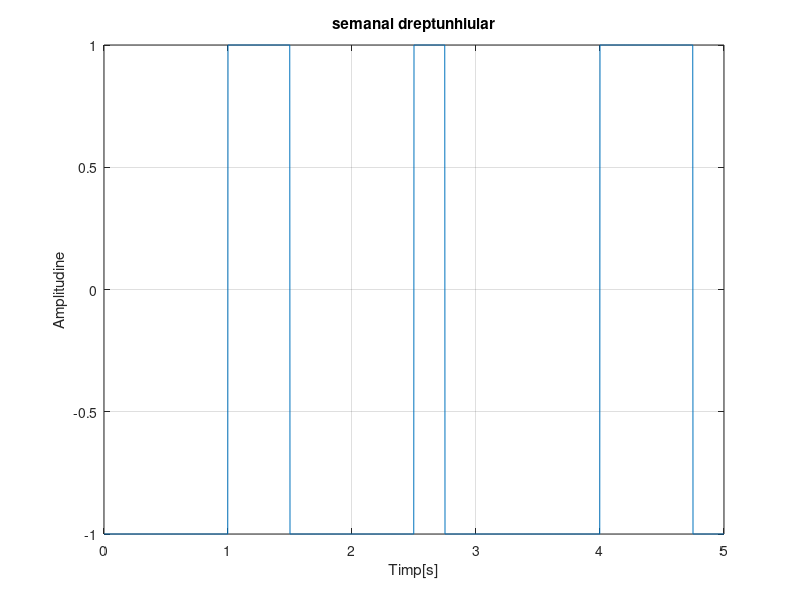
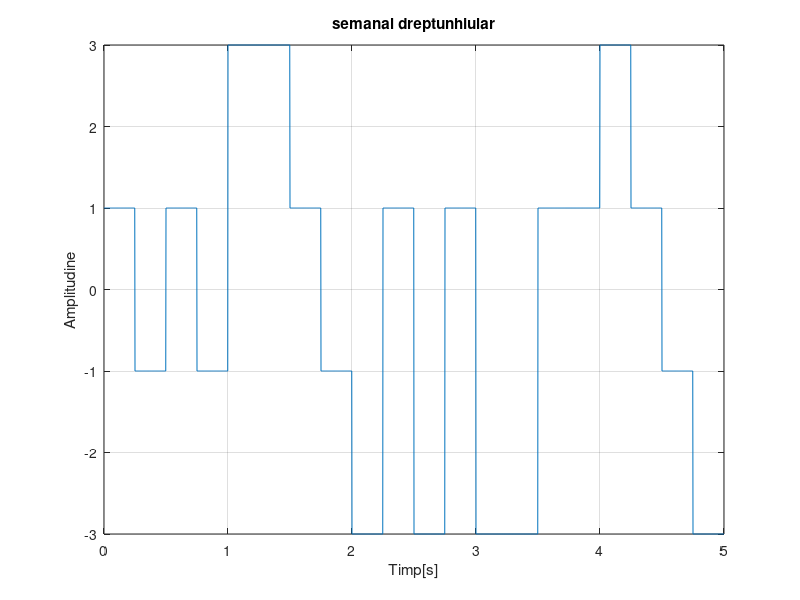
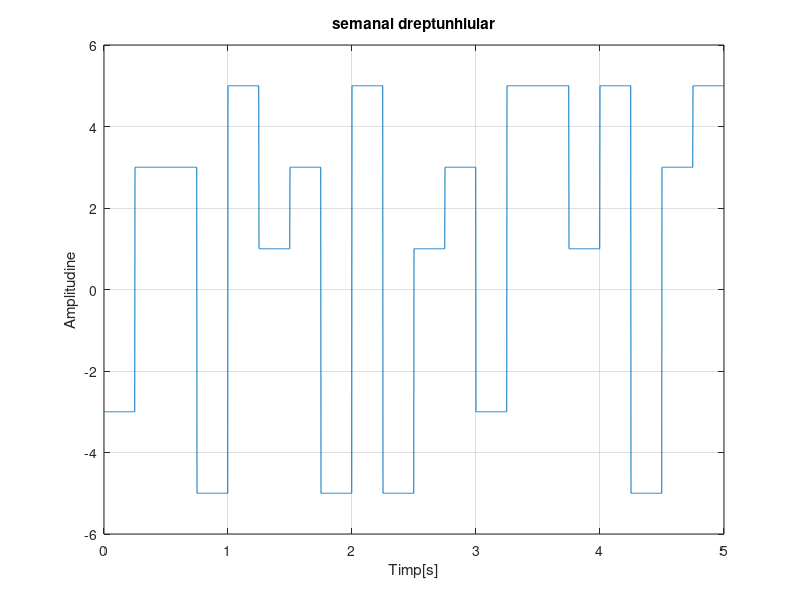
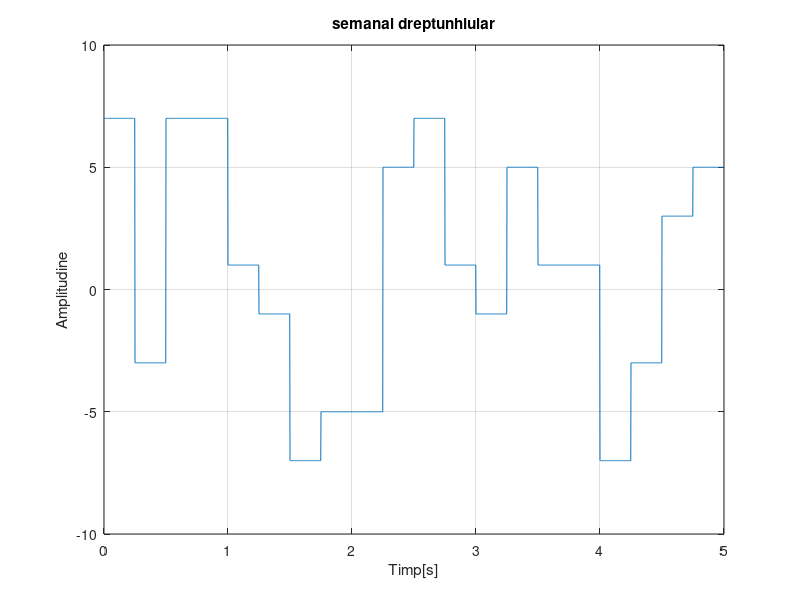

These charts were generated, in order, by the following MATLAB code:
figure(1);
t= 0:0.002:5;
n=125;% n=0.25/0.002
v=randn(1,20);k=1;s=[0 0 0];
for p=1:length(v)
    if v(1,p)<0
        v(1,p)=-1; % pe nivelurile date
    else v(1,p)=1;    
    end
end

for i=1:20
    
    for j=1:125
        s(1,k) = v(1,i); %generarea semnalului s;
        k=k+1;
    end
end
s(1,k)=v(1,i);
plot(t,s), xlabel('Timp[s]'), ylabel('Amplitudine'), title('semanal dreptunhiular'),grid;

figure(2);
    t= 0:0.002:5;
n=125;  % n=0.25/0.002
v=randn(1,20);k=1;s=[0 0 0];
for p=1:length(v)
    if v(1,p)<-0.5
        v(1,p)=-3;
    end
    if v(1,p)>-0.5 && v(1,p)<0
        v(1,p)=-1;  
    end
    if v(1,p)>0.5
        v(1,p)=3;
    end
    if v(1,p)>0 && v(1,p)<0.5
        v(1,p)=1;
    end
    
end   
for i=1:20
    
    for j=1:125
        s(1,k) = v(1,i);
        k=k+1;
    end
end

s(1,k)=v(1,i);
plot(t,s), xlabel('Timp[s]'), ylabel('Amplitudine'), title('semanal dreptunhiular'),grid;

figure(3)
    t= 0:0.002:5;
n=125;  % n=0.25/0.002
v=randn(1,20);k=1;s=[0 0 0];
for p=1:length(v)
    if v(1,p)<-0.66
        v(1,p)=-5;
    end
    if v(1,p)>-0.66 && v(1,p)<-0.33
        v(1,p)=-3;  
    end
    if v(1,p)>-0.33 && v(1,p)<0
        v(1,p)=-5;
    end
    if v(1,p)>0.66
        v(1,p)=5;
    end
    if v(1,p)>0.33 && v(1,p)<0.66
        v(1,p)=3;
    end
    if v(1,p)>0 && v(1,p)<0.33
        v(1,p)=1;
    end
end   
for i=1:20
    
    for j=1:125
        s(1,k) = v(1,i);
        k=k+1;
    end
end

s(1,k)=v(1,i);
plot(t,s), xlabel('Timp[s]'), ylabel('Amplitudine'), title('semanal dreptunhiular'),grid;

figure(4);
    t= 0:0.002:5;
n=125;  % n=0.25/0.002
v=randn(1,20);k=1;s=[0 0 0];
for p=1:length(v)
    if v(1,p)<-0.75
        v(1,p)=-7;
    end
    if v(1,p)>-0.75 && v(1,p)<-0.5
        v(1,p)=-5;  
    end
    if v(1,p)>-0.5 && v(1,p)<-0.25
        v(1,p)=-3;
    end
    if v(1,p)>-0.25 && v(1,p)<0
        v(1,p)=-1;
    end 
    if v(1,p)>0.75
        v(1,p)=7;
    end
    if v(1,p)>0.5 && v(1,p)<0.75
        v(1,p)=5;
    end
    if v(1,p)>0.25 && v(1,p)<0.5
        v(1,p)=3;
    end
    if v(1,p)>0 && v(1,p)<0.25
        v(1,p)=1;
    end
        
end   
for i=1:20
    
    for j=1:125
        s(1,k) = v(1,i);
        k=k+1;
    end
end

s(1,k)=v(1,i);
plot(t,s), xlabel('Timp[s]'), ylabel('Amplitudine'), title('semanal dreptunhiular'),grid;

figure(5);
t= 0:0.02:4.8;
n=12.5;
v=randn(1,20);k=1;s=[0 0 0];
for p=1:length(v)
    if v(1,p)<0
        v(1,p)=-1;
    else v(1,p)=1;    
    end
end

for i=1:20
    
    for j=1:n
        s(1,k) = v(1,i);
        k=k+1;
    end
end
s(1,k)=v(1,i);
plot(t,s), xlabel('Timp[s]'), ylabel('Amplitudine'), title('semanal dreptunhiular'),grid;

figure(6);
    t= 0:0.02:4.8;
n=12.5;  % n=0.25/0.002
v=randn(1,20);k=1;s=[0 0 0];
for p=1:length(v)
    if v(1,p)<-0.5
        v(1,p)=-3;
    end
    if v(1,p)>-0.5 && v(1,p)<0
        v(1,p)=-1;  
    end
    if v(1,p)>0.5
        v(1,p)=3;
    end
    if v(1,p)>0 && v(1,p)<0.5
        v(1,p)=1;
    end
    
end   
for i=1:20
    
    for j=1:n
        s(1,k) = v(1,i);
        k=k+1;
    end
end

s(1,k)=v(1,i);
plot(t,s), xlabel('Timp[s]'), ylabel('Amplitudine'), title('semanal dreptunhiular'),grid;

figure(7);
    t= 0:0.02:4.8;
n=12.5;  % n=0.25/0.02
v=randn(1,20);k=1;s=[0 0 0];
for p=1:length(v)
    if v(1,p)<-0.66
        v(1,p)=-5;
    end
    if v(1,p)>-0.66 && v(1,p)<-0.33
        v(1,p)=-3;  
    end
    if v(1,p)>-0.33 && v(1,p)<0
        v(1,p)=-5;
    end
    if v(1,p)>0.66
        v(1,p)=5;
    end
    if v(1,p)>0.33 && v(1,p)<0.66
        v(1,p)=3;
    end
    if v(1,p)>0 && v(1,p)<0.33
        v(1,p)=1;
    end
end   
for i=1:20
    
    for j=1:n
        s(1,k) = v(1,i);
        k=k+1;
    end
end

s(1,k)=v(1,i);
plot(t,s), xlabel('Timp[s]'), ylabel('Amplitudine'), title('semanal dreptunhiular'),grid;

figure(8);
    t= 0:0.02:4.8;
n=12.5;  % n=0.25/0.02
v=randn(1,20);k=1;s=[0 0 0];
for p=1:length(v)
    if v(1,p)<-0.75
        v(1,p)=-7;
    end
    if v(1,p)>-0.75 && v(1,p)<-0.5
        v(1,p)=-5;  
    end
    if v(1,p)>-0.5 && v(1,p)<-0.25
        v(1,p)=-3;
    end
    if v(1,p)>-0.25 && v(1,p)<0
        v(1,p)=-1;
    end 
    if v(1,p)>0.75
        v(1,p)=7;
    end
    if v(1,p)>0.5 && v(1,p)<0.75
        v(1,p)=5;
    end
    if v(1,p)>0.25 && v(1,p)<0.5
        v(1,p)=3;
    end
    if v(1,p)>0 && v(1,p)<0.25
        v(1,p)=1;
    end
        
end   
for i=1:20
    
    for j=1:n
        s(1,k) = v(1,i);
        k=k+1;
    end
end

s(1,k)=v(1,i);
plot(t,s), xlabel('Timp[s]'), ylabel('Amplitudine'), title('semanal dreptunhiular'),grid;

figure(9);
t= 0:0.2:4;
n=1.25;
v=randn(1,20);k=1;s=[0 0 0];
for p=1:length(v)
    if v(1,p)<0
        v(1,p)=-1;
    else v(1,p)=1;    
    end
end

for i=1:20
    
    for j=1:n
        s(1,k) = v(1,i);
        k=k+1;
    end
end
s(1,k)=v(1,i);
plot(t,s), xlabel('Timp[s]'), ylabel('Amplitudine'), title('semanal dreptunhiular'),grid;

figure(10);
    t= 0:0.2:4;
n=1.25;  % n=0.25/0.2
v=randn(1,20);k=1;s=[0 0 0];
for p=1:length(v)
    if v(1,p)<-0.5
        v(1,p)=-3;
    end
    if v(1,p)>-0.5 && v(1,p)<0
        v(1,p)=-1;  
    end
    if v(1,p)>0.5
        v(1,p)=3;
    end
    if v(1,p)>0 && v(1,p)<0.5
        v(1,p)=1;
    end
    
end   
for i=1:20
    
    for j=1:n
        s(1,k) = v(1,i);
        k=k+1;
    end
end

s(1,k)=v(1,i);
plot(t,s), xlabel('Timp[s]'), ylabel('Amplitudine'), title('semanal dreptunhiular'),grid;

figure(11);
    t= 0:0.2:4;
n=1.25;  % n=0.25/0.2
v=randn(1,20);k=1;s=[0 0 0];
for p=1:length(v)
    if v(1,p)<-0.66
        v(1,p)=-5;
    end
    if v(1,p)>-0.66 && v(1,p)<-0.33
        v(1,p)=-3;  
    end
    if v(1,p)>-0.33 && v(1,p)<0
        v(1,p)=-5;
    end
    if v(1,p)>0.66
        v(1,p)=5;
    end
    if v(1,p)>0.33 && v(1,p)<0.66
        v(1,p)=3;
    end
    if v(1,p)>0 && v(1,p)<0.33
        v(1,p)=1;
    end
end   
for i=1:20
    
    for j=1:n
        s(1,k) = v(1,i);
        k=k+1;
    end
end

s(1,k)=v(1,i);
plot(t,s), xlabel('Timp[s]'), ylabel('Amplitudine'), title('semanal dreptunhiular'),grid;

figure(12);
    t= 0:0.2:4;
n=1.25;  % n=0.25/0.2
v=randn(1,20);k=1;s=[0 0 0];
for p=1:length(v)
    if v(1,p)<-0.75
        v(1,p)=-7;
    end
    if v(1,p)>-0.75 && v(1,p)<-0.5
        v(1,p)=-5;  
    end
    if v(1,p)>-0.5 && v(1,p)<-0.25
        v(1,p)=-3;
    end
    if v(1,p)>-0.25 && v(1,p)<0
        v(1,p)=-1;
    end 
    if v(1,p)>0.75
        v(1,p)=7;
    end
    if v(1,p)>0.5 && v(1,p)<0.75
        v(1,p)=5;
    end
    if v(1,p)>0.25 && v(1,p)<0.5
        v(1,p)=3;
    end
    if v(1,p)>0 && v(1,p)<0.25
        v(1,p)=1;
    end
        
end   
for i=1:20
    
    for j=1:n
        s(1,k) = v(1,i);
        k=k+1;
    end
end

s(1,k)=v(1,i);
plot(t,s), xlabel('Timp[s]'), ylabel('Amplitudine'), title('semanal dreptunhiular'),grid;
